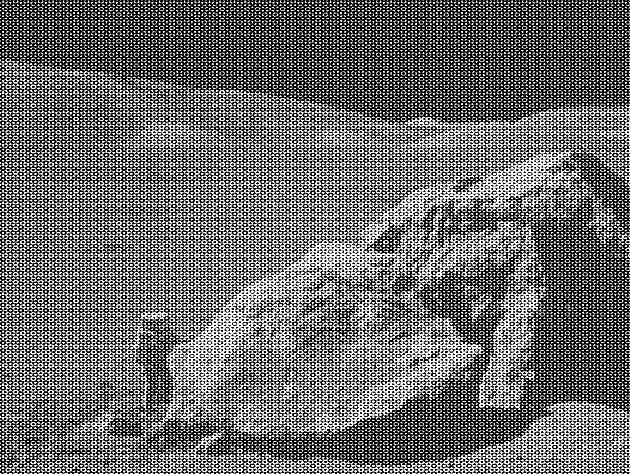
#> input picture moonlanding.png, 630 x 474 px
$ jupyter execute --allow-errors 09ex_Algorithms.ipynb
#> lines starting #> are read from the running program, lines starting #| are printed output that depends on the picture
1\. **Maximum wind speed prediction at the Sprogø station**

The exercise goal is to predict the maximum wind speed occurring every 50 years even if no measure exists for such a period. The available data are only measured over 21 years at the Sprogø meteorological station located in Denmark.

The annual maxima are supposed to fit a normal probability density function. However such function is not going to be estimated because it gives a probability from a wind speed maxima. Finding the maximum wind speed occurring every 50 years requires the opposite approach, the result needs to be found from a defined probability. That is the quantile function role and the exercise goal will be to find it. In the current model, it is supposed that the maximum wind speed occurring every 50 years is defined as the upper 2% quantile.

By definition, the quantile function is the inverse of the cumulative distribution function. The latter describes the probability distribution of an annual maxima. In the exercise, the cumulative probability $p_i$ for a given year i is defined as $p_i = i/(N+1)$ with $N = 21$, the number of measured years. Thus it will be possible to calculate the cumulative probability of every measured wind speed maxima. From those experimental points, the scipy.interpolate module will be very useful for fitting the quantile function. Finally the 50 years maxima is going to be evaluated from the cumulative probability of the 2% quantile.

Practically, load the dataset:

```python
import numpy as np
max_speeds = np.load('max-speeds.npy')
years_nb = max_speeds.shape[0]
```

Compute then the cumulative probability $p_i$ (`cprob`) and sort the maximum speeds from the data. Use then the  UnivariateSpline from scipy.interpolate to define a quantile function and thus estimate the probabilities.

In the current model, the maximum wind speed occurring every 50 years is defined as the upper 2% quantile. As a result, the cumulative probability value will be:

```python
fifty_prob = 1. - 0.02
```

So the storm wind speed occurring every 50 years can be guessed as:

``` python
fifty_wind = quantile_func(fifty_prob)
```

[cell 1]
import numpy as np
from scipy.interpolate import UnivariateSpline
import matplotlib.pyplot as plt

#> (the rest of this cell did not finish here and is left out)

2\. **Curve fitting of temperature in Alaska**

The temperature extremes in Alaska for each month, starting in January, are given by (in degrees Celcius):

max:  17,  19,  21,  28,  33,  38, 37,  37,  31,  23,  19,  18

min: -62, -59, -56, -46, -32, -18, -9, -13, -25, -46, -52, -58

* Plot these temperature extremes.
* Define a function that can describe min and max temperatures.
* Fit this function to the data with scipy.optimize.curve_fit().
* Plot the result. Is the fit reasonable? If not, why?
* Is the time offset for min and max temperatures the same within the fit accuracy?

[cell 2]
import pandas as pd
from numpy import pi, sqrt
from scipy.optimize import curve_fit
import matplotlib.pyplot as plt

maxT = np.array([17,  19,  21,  28,  33,  38, 37,  37,  31,  23,  19,  18])
minT = np.array([-62, -59, -56, -46, -32, -18, -9, -13, -25, -46, -52, -58])
months = pd.date_range(start='2026-01-01', periods=12, freq='MS').strftime('%b').to_list()
n_month = np.arange(1, 13)

fig, (ax1, ax2) = plt.subplots(nrows=2, ncols=1, figsize=(6, 10))

ax1.scatter(months, maxT, marker='o', c='red', edgecolors='red')
ax2.scatter(months, minT, marker='o', c='blue', edgecolors='blue')

def gauss(x, A, mu, sigma, shift):
    return A*np.exp(-0.5 * ((x - mu) / sigma)**2) + shift

parmax, parmax_cov = curve_fit(gauss, n_month, maxT, p0=[23, 6, 2, 15])
parmin, parmin_cov = curve_fit(gauss, n_month, minT, p0=[23, 6, 2, -8])

print(parmax, '\n', parmin)

ax1.plot(months, gauss(n_month, parmax[0], parmax[1], parmax[2], parmax[3]), color='red')
ax2.plot(months, gauss(n_month, parmin[0], parmin[1], parmin[2], parmin[3]), color='blue')
ax1.set_ylabel("Temperatures [°C]"); ax1.set_ybound(0, 40)
ax2.set_ylabel("Temperatures [°C]"); ax2.set_ybound(-70, 0)

#Check the last question

3\. **2D minimization of a six-hump camelback function**

$$
f(x,y) = \left(4-2.1x^2+\frac{x^4}{3} \right) x^2 +xy + (4y^2 -4)y^2
$$

has multiple global and local minima. Find the global minima of this function.

Hints:

* Variables can be restricted to $-2 < x < 2$ and $-1 < y < 1$.
* Use numpy.meshgrid() and pylab.imshow() to find visually the regions.
* Use scipy.optimize.minimize(), optionally trying out several of its methods.

How many global minima are there, and what is the function value at those points? What happens for an initial guess of $(x, y) = (0, 0)$ ?

[cell 3]
from scipy import optimize

def f(variables):
    x, y = variables
    return (4 - 2.1*x**2 + x**4/3)*x**2 + x*y + (4*y**2 - 4)*y**2

res = optimize.minimize(fun=f, x0=[0.1,0.1], bounds=[[-2, 2], [-1, 1]])
print(res.x)

res_guess0 = optimize.minimize(fun=f, x0=[0,0], bounds=[[-2, 2], [-1, 1]])
print(res_guess0.x)

#This function has 3 local minima, one of which is in (0,0)

x, y = np.linspace(-2, 2, 100), np.linspace(-1, 1, 100)
variables = np.meshgrid(x, y)
Z = f(variables)

plt.figure(figsize=(5, 5))
plt.imshow(Z,
           extent=[-2, 2, -1, 1],
           origin='lower',   # Puts (0,0) at bottom-left
           cmap='viridis',
           aspect='auto')    # Allows rectangular pixels if ranges differ
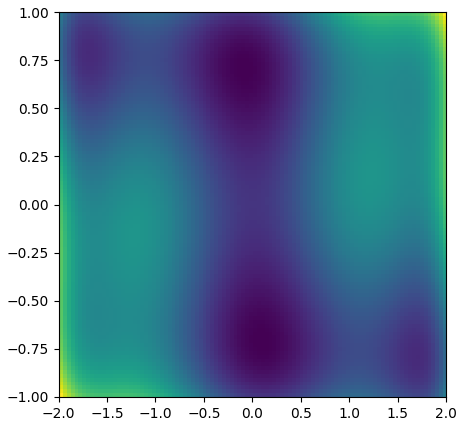
#> figure drawn by matplotlib, 1 panel

4\. **FFT of a simple dataset**

Performe a periodicity analysis on the lynxs-hares population

[cell 4]
import pandas as pd
from scipy.fftpack import fft, fftfreq

#> (the rest of this cell did not finish here and is left out)

5\. **FFT of an image**

* Examine the provided image `moonlanding.png`, which is heavily contaminated with periodic noise. In this exercise, we aim to clean up the noise using the Fast Fourier Transform.
* Load the image using pylab.imread().
* Find and use the 2-D FFT function in scipy.fftpack, and plot the spectrum (Fourier transform of) the image. Do you have any trouble visualising the spectrum? If so, why?
* The spectrum consists of high and low frequency components. The noise is contained in the high-frequency part of the spectrum, so set some of those components to zero (use array slicing).
* Apply the inverse Fourier transform to see the resulting image.

[cell 5]
from scipy.fftpack import fft2, fftshift, ifft2

moonimage = plt.imread('moonlanding.png', format='png')
#> moonimage is the input picture: shape (474, 630) float32; min 0, max 1, mean 0.424
moonfft = fftshift(fft2(moonimage)) #This puts the value corresponding to the frequency (0, 0) in the center of the array (matrix)
moonpower = np.abs(moonfft)

rows, cols = moonimage.shape
#> rows = 474; cols = 630
c_row, c_col = rows//2, cols//2 #This returns the certer row and the center column
#> c_row = 237; c_col = 315
newmoonfft = np.zeros_like(moonfft)
sel=70
newmoonfft[c_row-sel : c_row+sel, c_col-sel : c_col+sel] = moonfft[c_row-sel : c_row+sel, c_col-sel : c_col+sel]
newmoonpower = np.abs(newmoonfft)
newmoonimage = np.real(ifft2(fftshift(newmoonfft)))

fig, ax = plt.subplots(nrows=2, ncols=2, figsize=(16, 12))

#plot of the original image
ax[0][0].imshow(moonimage, cmap='gray')
ax[0][0].set_title("Loaded image")
ax[0][1].imshow(np.log(moonpower), cmap='gray')
ax[0][1].set_title("Log Power Spectrum")

#plot of the cleaned image
ax[1][0].imshow(newmoonimage, cmap='gray')
ax[1][0].set_title("cleaned image")
ax[1][1].imshow(np.log(moonpower+1), cmap='gray')
ax[1][1].set_title("Log Power Spectrum")
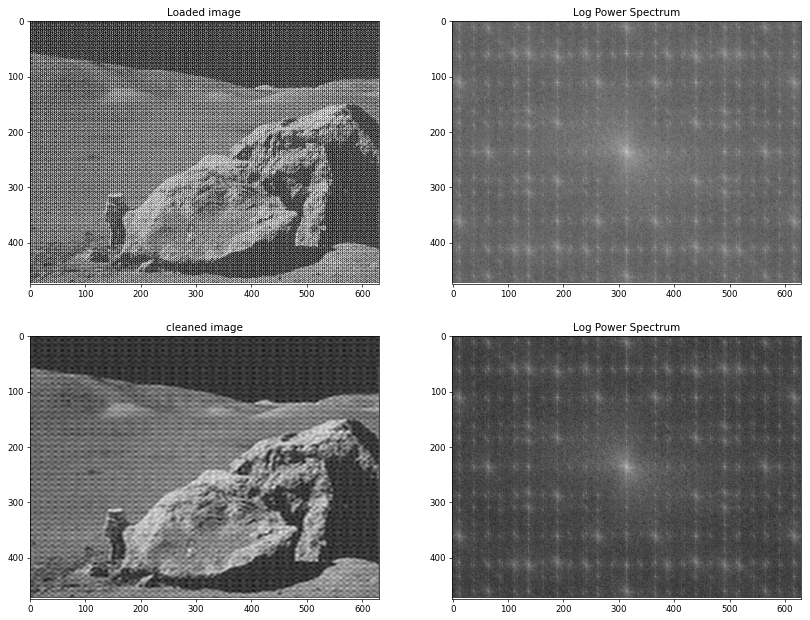
#> figure drawn by matplotlib, 4 panels
